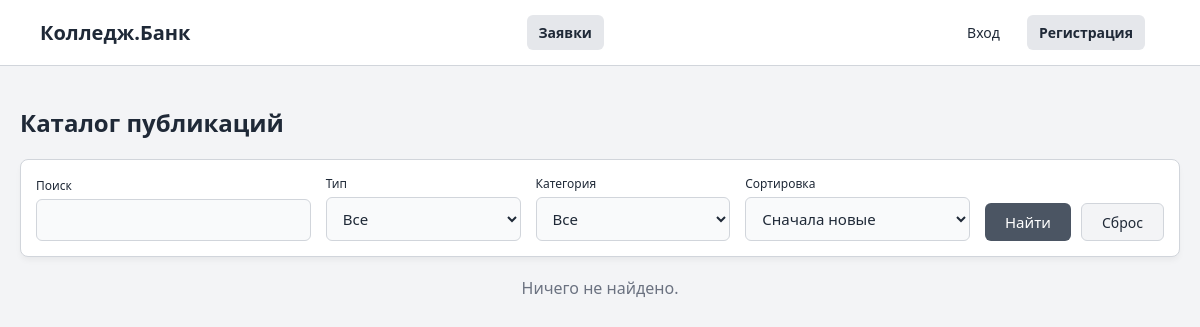
Page /offers.php on the earlier database version.
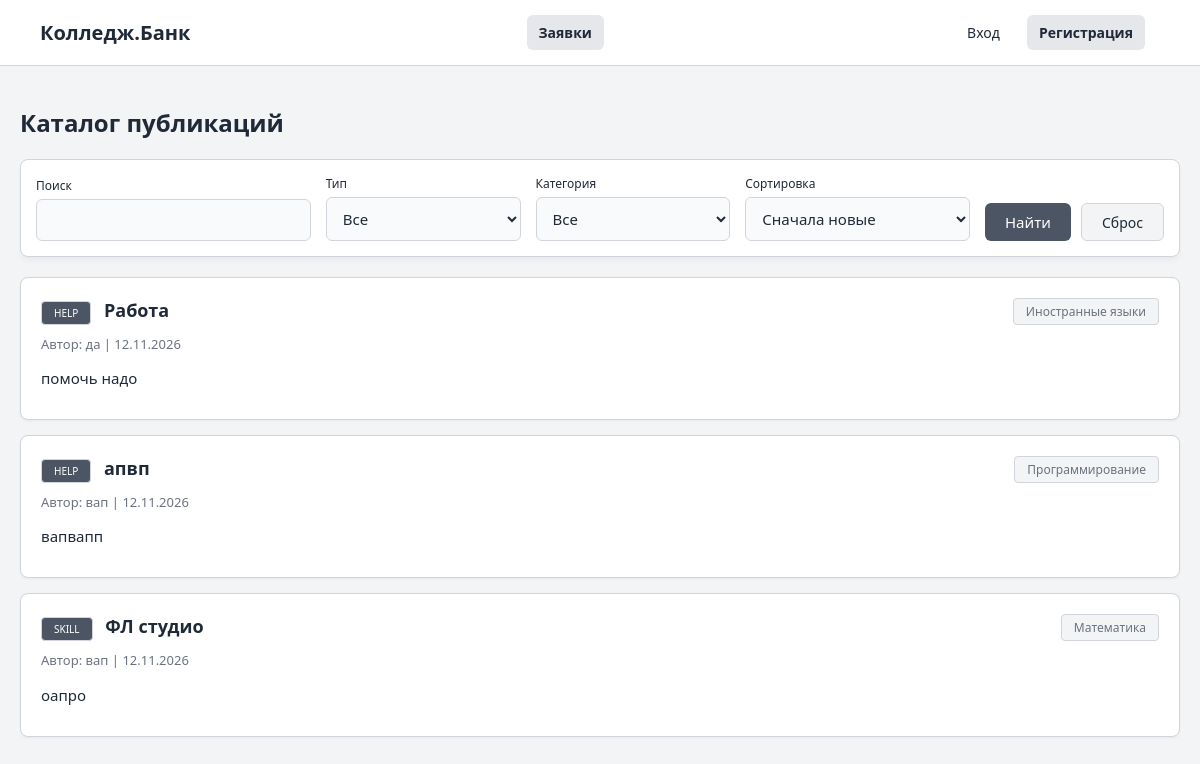
Same page on the later database version.
### tables this page shows
CREATE TABLE offers (
    id INTEGER PRIMARY KEY AUTOINCREMENT,
    user_id INTEGER NOT NULL,
    category_id INTEGER NOT NULL,
    type TEXT DEFAULT 'help', 
    title TEXT NOT NULL,
    description TEXT,
    status TEXT DEFAULT 'active',
    created_at DATETIME DEFAULT CURRENT_TIMESTAMP,
    updated_at DATETIME DEFAULT CURRENT_TIMESTAMP,
    FOREIGN KEY (user_id) REFERENCES users(id) ON DELETE CASCADE,
    FOREIGN KEY (category_id) REFERENCES categories(id)
);

CREATE TABLE categories (
    id INTEGER PRIMARY KEY AUTOINCREMENT,
    name TEXT NOT NULL
);

CREATE TABLE users (
    id INTEGER PRIMARY KEY AUTOINCREMENT,
    name TEXT NOT NULL,
    email TEXT UNIQUE NOT NULL,
    password_hash TEXT NOT NULL,
    role TEXT DEFAULT 'user',
    bio TEXT DEFAULT 'Информация обо мне пока не заполнена.',
    skills TEXT DEFAULT 'Навыки не указаны',
    created_at DATETIME DEFAULT CURRENT_TIMESTAMP
);

### offers.php (the view, shortened to what this page needs)
<?php
require 'db.php';
$isAuth = isset($_SESSION['user_id']);
$q = trim($_GET['q'] ?? '');
$sort = $_GET['sort'] ?? 'date_desc';
$sql = "SELECT o.*, u.name as author_name, c.name as cat_name FROM offers o
        JOIN users u ON o.user_id = u.id JOIN categories c ON o.category_id = c.id
        WHERE o.status = 'active'";
$params = [];
$sorts = ['date_desc' => 'o.created_at DESC', 'date_asc' => 'o.created_at ASC', 'title_asc' => 'o.title ASC', 'title_desc' => 'o.title DESC'];
$sql .= " ORDER BY " . ($sorts[$sort] ?? $sorts['date_desc']);
$stmt = $db->prepare($sql);
$stmt->execute($params);
$offers = $stmt->fetchAll(PDO::FETCH_ASSOC);
?>
<!DOCTYPE html>
<html lang="ru">
<head>
    <meta charset="UTF-8"><title>Заявки | Колледж.Банк</title><link rel="stylesheet" href="style.css">
</head>
<body>
    <div class="top-bar">
        <div><strong>Колледж.Банк</strong></div>
        <div>
            <a href="offers.php" class="nav-link active">Заявки</a>
        </div>
        <div style="display: flex; align-items: center;">
            <?php if ($isAuth): ?>
                <a href="profile.php" class="nav-link" style="margin-right: 15px;">Личный кабинет</a>
                <a href="logout.php" class="logout-btn">Выйти</a>
            <?php else: ?>
                <a href="login.php" class="nav-link">Вход</a>
                <a href="register.php" class="nav-link active">Регистрация</a>
            <?php endif; ?>
        </div>
    </div>
    <div class="dashboard-container">
        <div style="margin-bottom: 20px; display: flex; justify-content: space-between; align-items: center;">
            <h2 style="margin: 0;">Каталог публикаций</h2>
        </div>
        <div class="content-box" style="margin-bottom: 20px; padding: 15px;">
            <form method="GET" style="display: flex; flex-wrap: wrap; gap: 15px; align-items: flex-end;">
                <div style="flex: 1 1 200px;">
                    <label style="font-size:12px; display:block; margin-bottom:5px;">Поиск</label>
                    <input type="text" name="q" value="<?= htmlspecialchars($q) ?>" style="margin:0; width:100%;">
                </div>
                <div style="flex: 1 1 120px;">
                    <label style="font-size:12px; display:block; margin-bottom:5px;">Тип</label>
                    <select name="type" style="margin:0; width:100%;">
                        <option value="">Все</option>
                    </select>
                </div>
                <div style="flex: 1 1 120px;">
                    <label style="font-size:12px; display:block; margin-bottom:5px;">Категория</label>
                    <select name="category" style="margin:0; width:100%;">
                        <option value="">Все</option>
                    </select>
                </div>
                <div style="flex: 1 1 150px;">
                    <label style="font-size:12px; display:block; margin-bottom:5px;">Сортировка</label>
                    <select name="sort" style="margin:0; width:100%;">
                        <option value="date_desc" <?= $sort=='date_desc'?'selected':'' ?>>Сначала новые</option>
                    </select>
                </div>
                <div style="display: flex; gap: 10px; flex: 0 0 auto;">
                    <button type="submit" style="height: 38px; width: auto; padding: 0 20px;">Найти</button>
                    <a href="offers.php" class="btn-edit" style="height: 38px; margin: 0; display: flex; align-items: center; padding: 0 20px; box-sizing: border-box;">Сброс</a>
                </div>
            </form>
        </div>
        <?php if (empty($offers)): ?>
            <p style="text-align:center; color:var(--text-muted);">Ничего не найдено.</p>
        <?php else: ?>
            <?php foreach ($offers as $o): ?>
                <div class="offer-card">
                    <div style="display: flex; justify-content: space-between; align-items: flex-start;">
                        <h3>
                            <span class="badge" style="background:var(--accent); color:white; margin-right:8px; text-transform:uppercase; font-size:10px;">
                                <?= htmlspecialchars($o['type']) ?>
                            </span>
                            <?= htmlspecialchars($o['title']) ?>
                        </h3>
                        <span class="badge"><?= htmlspecialchars($o['cat_name']) ?></span>
                    </div>
                    <p class="meta">Автор: <?= htmlspecialchars($o['author_name']) ?> | <?= date('d.m.Y', strtotime($o['created_at'])) ?></p>
                    <p><?= nl2br(htmlspecialchars($o['description'])) ?></p>
                </div>
            <?php endforeach; ?>
        <?php endif; ?>
    </div>
</body>
</html>

### style.css (style rules this page uses)
:root { --bg: #f3f4f6; --card: #ffffff; --accent: #4b5563; --accent-hover: #374151; --text: #1f2937; --text-muted: #6b7280; --border: #d1d5db; }
* { box-sizing: border-box; margin: 0; padding: 0; font-family: 'Segoe UI', system-ui, sans-serif; }
body { background-color: var(--bg); color: var(--text); display: flex; flex-direction: column; min-height: 100vh; width: 100%; }
.top-bar { display: flex; justify-content: space-between; align-items: center; background-color: var(--card); padding: 15px 40px; border-bottom: 1px solid var(--border); width: 100%; }
.top-bar strong { font-size: 20px; color: var(--text); }
.dashboard-container { width: 100%; max-width: 1200px; margin: 0 auto; padding: 40px 20px; flex-grow: 1; }
h1, h2 { margin-bottom: 20px; font-weight: 600; color: var(--text); }
input, textarea, select { width: 100%; padding: 10px 12px; margin-bottom: 15px; background-color: #f9fafb; border: 1px solid var(--border); border-radius: 6px; color: var(--text); font-size: 15px; outline: none; }
button { width: 100%; padding: 12px; background-color: var(--accent); color: white; border: none; border-radius: 6px; font-size: 15px; font-weight: 500; cursor: pointer; transition: background-color 0.2s; }
a { color: var(--accent); text-decoration: none; font-size: 14px; display: inline-block; margin-top: 15px; }
.content-box { background-color: var(--card); padding: 30px; border-radius: 8px; border: 1px solid var(--border); box-shadow: 0 4px 6px -1px rgba(0, 0, 0, 0.05); }
.nav-link { color: var(--text); text-decoration: none; margin-right: 15px; padding: 8px 12px; border-radius: 6px; transition: 0.2s; margin-top: 0; }
.nav-link.active { font-weight: bold; background-color: #e5e7eb; }
.offer-card { border: 1px solid var(--border); border-radius: 8px; padding: 20px; margin-bottom: 15px; background-color: #fff; box-shadow: 0 1px 3px rgba(0,0,0,0.05); }
.offer-card h3 { margin-bottom: 10px; font-size: 18px; color: var(--text); }
.offer-card .meta { font-size: 13px; color: var(--text-muted); margin-bottom: 15px; }
.offer-card p { margin-bottom: 10px; font-size: 15px; line-height: 1.4; }
.badge { display: inline-block; padding: 4px 12px; background-color: #f3f4f6; color: var(--text-muted); border-radius: 4px; font-size: 12px; font-weight: 500; border: 1px solid var(--border); }
.btn-edit { padding: 8px 16px; background-color: #f3f4f6; color: var(--text); border: 1px solid var(--border); border-radius: 6px; text-decoration: none; font-size: 14px; font-weight: 500; transition: background 0.2s; margin: 0; display: inline-block; }

Differences in the rows shown:
added offers: type "HELP", title "Работа", category.name "Иностранные языки", user.name "да", created_at "12.11.2026", description "помочь надо"
added offers: type "HELP", title "апвп", category.name "Программирование", user.name "вап", created_at "12.11.2026", description "вапвапп"
added offers: type "SKILL", title "ФЛ студио", category.name "Математика", user.name "вап", created_at "12.11.2026", description "оапро"
Other differences:
text no longer shown: "Ничего не найдено."
